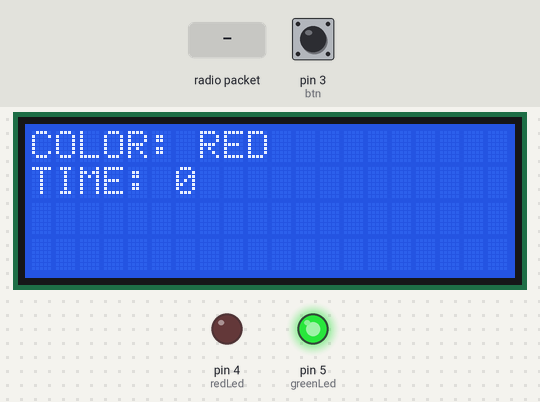
A sketch run on a simulated Arduino Uno, built with avr-gcc and run on an emulated ATmega328P. Parts: 20×4 character LCD, output pins drawn as LEDs (lit = HIGH). Inputs (shaded band) come from the test bench; at power-on: pin 3 (btn) HIGH. No radio packets arrive unless stated; what the sketch prints to the serial monitor is not drawn.

Above: at 1.2 s.
1.3 s: radio packet "1" arrives
At 1.8 s:
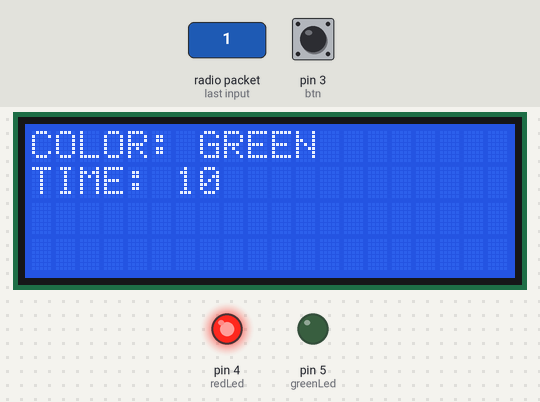
At 2.7 s:
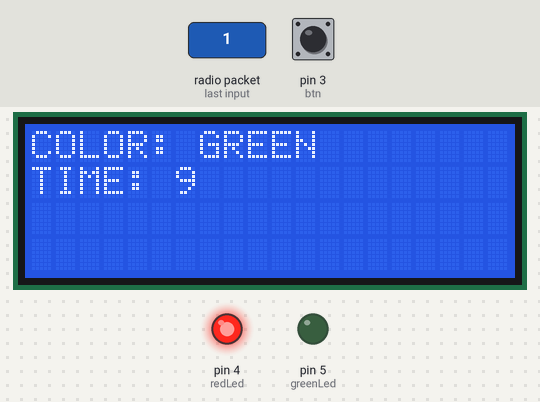
Timing chart, 0 to 4.3 s (numbered marks = the images above; inputs shaded):
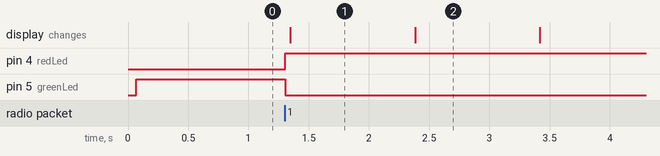

The sketch:

Terminal_1.ino
```cpp
/*
* Arduino Wireless Communication Tutorial
*       Example 1 - Receiver Code
*
* by Dejan Nedelkovski, www.HowToMechatronics.com
*
* Library: TMRh20/RF24, https://github.com/tmrh20/RF24/
*/
#include <SPI.h>
#include <nRF24L01.h>
#include <RF24.h>

unsigned long previousMillis = 0;

int timer = 0;

int counter;

int btnFlag;

#include <Wire.h>
#include <LiquidCrystal_I2C.h>

LiquidCrystal_I2C lcd(0x27,20,4);

#define btn 3
#define redLed 4
#define greenLed 5

bool overrideState = true;

const long interval = 30000;
unsigned long currentMillis;

RF24 radio(7, 8); // CE, CSN
const byte address_uno2Mega[6] = "00001";
const byte address_Mega2Uno[6] = "00002";

void setup() {

   lcd.init();

  lcd.backlight();

  Serial.begin(9600);
  radio.begin();
  radio.openReadingPipe(0, address_uno2Mega);
  radio.openWritingPipe(address_Mega2Uno);
  radio.setPALevel(RF24_PA_MAX);
  radio.startListening();

  pinMode(btn, INPUT_PULLUP);
    pinMode(redLed, OUTPUT);
  pinMode(greenLed, OUTPUT);

  digitalWrite(greenLed, HIGH);
    digitalWrite(redLed, LOW);

 // digitalWrite(vccPin, HIGH);
}

void printTimer(String color, int timer){
  lcd.setCursor(0, 0);
  String colorVal = "COLOR: " + color + "     ";
  lcd.print(colorVal);
  lcd.setCursor(0, 1);
  String timerVal = "TIME: " + String(timer) + "           ";
  lcd.print(timerVal);

  Serial.println(colorVal);
  Serial.println(timerVal);

}
void loop() {
int btnState = digitalRead(btn);
if(btnFlag == 0){
        if(btnState == 0){
          btnFlag = 1;
          delay(100);
        }
      }

      if(btnFlag == 1){
       if(btnState == 1){
        btnFlag = 0;
        delay(10);
          counter = counter + 1;
        //send radio data
          radio.stopListening();
          String txt = "COUNTER: " + String(counter);
          char text[16];
          txt.toCharArray(text, 16);
          Serial.print("TEXT: ");
          Serial.print(text);
          Serial.println("\n");
          radio.write(&text, sizeof(text));
          Serial.println("Data Sent");
   // delay(1000);
        }

      }

      currentMillis = millis();

if(overrideState == true){
      if (currentMillis - previousMillis >= interval) {
    // save the last time you blinked the LED
    previousMillis = currentMillis;

     radio.stopListening();
     String txt = "COUNTER: " + String(counter);
//      char text[16];
 char text[32] = "";
      txt.toCharArray(text, 16);
      radio.write(&text, sizeof(text));
      Serial.println("Data Sent");

  }
}

  printTimer("RED", 0);


  radio.openReadingPipe(0, address_uno2Mega);
  radio.startListening();
  if (radio.available()) {
    while(radio.available()){

      overrideState = false;


    char text[32] = "";
    radio.read(&text, sizeof(text));
    Serial.println(text);
    String txt1 = "COLOR: GREEN";
    String txt2 = "COUNTER: " + String(timer);
    timer = 10;

  digitalWrite(greenLed, LOW);
    digitalWrite(redLed, HIGH);
    for(int x = timer; x >= 0; x = x - 1){
      String txt2 = "COUNTER: " + String(10);
      printTimer("GREEN", x);
      delay(1000);
    }

    digitalWrite(greenLed, HIGH);
    digitalWrite(redLed, LOW);

     previousMillis = currentMillis;
     overrideState = true;

 radio.stopListening();
     String txt = "COUNTER: " + String(counter);
//      char text[16];
      txt.toCharArray(text, 16);
      radio.write(&text, sizeof(text));
      Serial.println("Data Sent");


    }


  }


}
```

Measured:
- after the input at 1.3 s, pin 4 (redLed): LOW → HIGH at once; pin 5 (greenLed): HIGH → LOW at once; the display: changes after 0.05 s (image 1)
- what the display in image 1 shows lasts 1.1 s, from 1.3 s to 2.4 s
